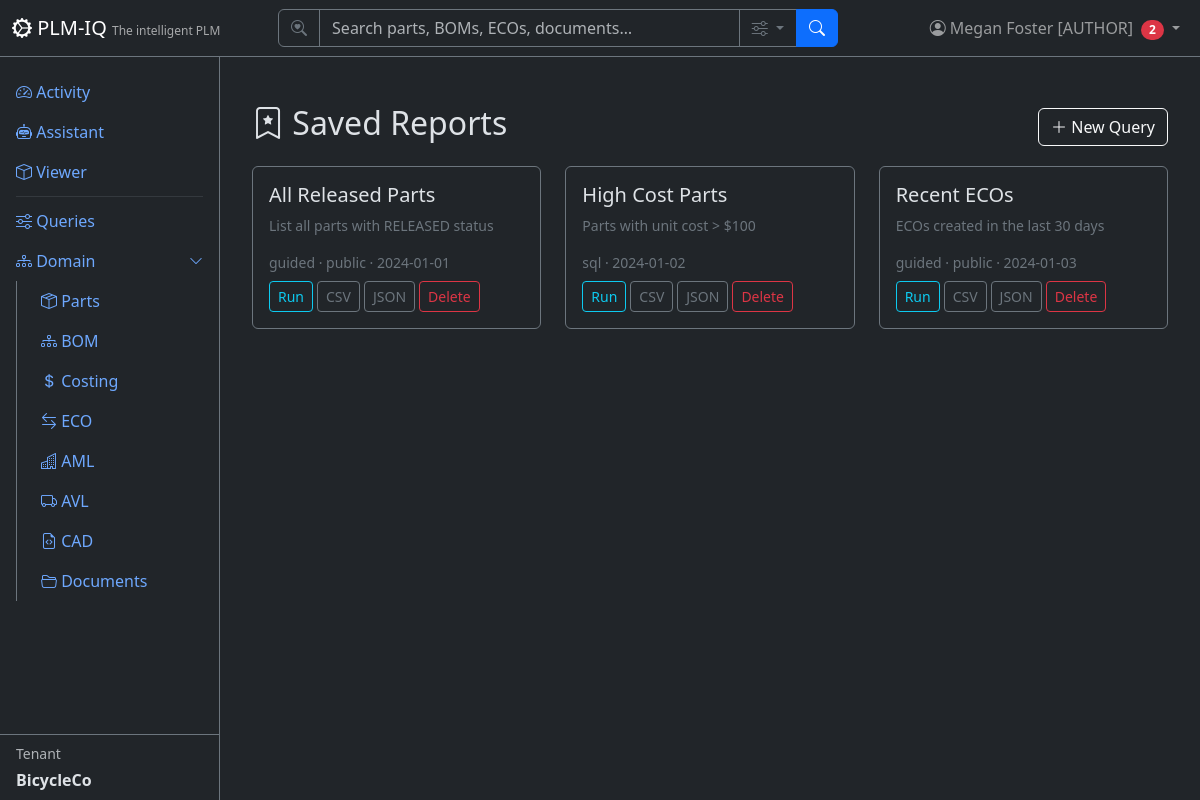
The app's page /queries/saved (signed in) with its own data.
### app/models/tenant_user.py (models this page shows)
class User(Base):
    __tablename__ = "users"
    user_id = Column("user_id", Integer, primary_key=True, autoincrement=True)
    username = Column("username", String, unique=True, nullable=True)
    full_name = Column("full_name", String, nullable=False)
    email = Column("email", String, unique=True, nullable=False)
    email_verified = Column("email_verified", Boolean, nullable=False, default=False)
    password_hash = Column("password_hash", String, nullable=False, default="")
    tenant_id = Column("tenant_id", Integer, ForeignKey("tenants.tenant_id"), nullable=False, default=1)
    tenant_key = Column("tenant_key", String, nullable=False)
    is_active = Column("is_active", Boolean, default=True)
    created_date = Column("created_date", String)
    role = Column("role", String, nullable=False, default="reader")
    node_id = Column("node_id", Integer, ForeignKey("plmiq_node.node_id"))
    node = relationship("GraphNode", foreign_keys=[node_id])
    tenant = relationship("Tenant", back_populates="users")
    favorites = relationship("Favorite", back_populates="user")

class Tenant(Base):
    __tablename__ = "tenants"
    tenant_id = Column("tenant_id", Integer, primary_key=True, autoincrement=True)
    tenant_name = Column("tenant_name", String, unique=True, nullable=False)
    tenant_key = Column("tenant_key", String, unique=True, nullable=False)
    tenant_secret = Column("tenant_secret", String, nullable=False, default="")
    subdomain = Column("subdomain", String, unique=True, nullable=True)
    description = Column("description", String)
    created_date = Column("created_date", String)
    role = Column("role", String, default="reader")
    is_active = Column("is_active", Boolean, default=True)
    git_username = Column("git_username", String, nullable=True)          # per-tenant Gitea user (owner of its repos)
    git_secret_enc = Column("git_secret_enc", String, nullable=True)      # Fernet-encrypted Gitea password/token
    git_cad_repo = Column("git_cad_repo", String, nullable=True)          # tenant's private CAD repo
    git_docs_repo = Column("git_docs_repo", String, nullable=True)        # tenant's private docs repo
    git_provisioned = Column("git_provisioned", Boolean, default=False)   # idempotent provisioning flag
    node_id = Column("node_id", Integer, ForeignKey("plmiq_node.node_id"))
    node = relationship("GraphNode", foreign_keys=[node_id])
    users = relationship("User", back_populates="tenant")
    parts = relationship("Part", back_populates="tenant")
    favorites = relationship("Favorite", back_populates="tenant")

### app/models/queries.py (models this page shows)
class SavedQuery(Base):
    __tablename__ = "saved_queries"
    id = Column("id", Integer, primary_key=True, autoincrement=True)
    name = Column("name", String, nullable=False)
    description = Column("description", String)
    mode = Column("mode", String, nullable=False, default="guided")  # "guided" | "sql"
    definition = Column("definition", Text, nullable=False)  # JSON config or raw SQL
    created_by = Column("created_by", Integer, ForeignKey("users.user_id"), nullable=False)
    created_at = Column("created_at", String)
    is_public = Column("is_public", Boolean, default=False)
    tenant_id = Column("tenant_id", Integer, ForeignKey("tenants.tenant_id"), nullable=False, default=1)
    tenant_key = Column("tenant_key", String, nullable=False)

### app/routers/queries.py (the view)
@router.get("/saved", response_class=HTMLResponse)
async def saved_list(request: Request, db: TenantScopedSession = Depends(get_tenant_db)):
    user = require_user(request, db)
    ctx = auth_context(request, db)
    saved = list_reports(db, user)
    return HTMLResponse(content=render(
        "queries/saved.html",
        **ctx,
        saved_reports=saved,
    ))

### app/templates/queries/saved.html
{% extends "base.html" %}
{% block content %}
<div class="container-fluid py-4">
  <div class="d-flex justify-content-between align-items-center mb-3">
    <h2><i class="bi bi-bookmark-star"></i> Saved Reports</h2>
    <a href="/queries" class="btn btn-outline-light"><i class="bi bi-plus-lg"></i> New Query</a>
  </div>
  {% if not saved_reports %}
    <div class="alert alert-secondary">No saved reports yet. Build a query and save it as a report.</div>
  {% else %}
    <div class="row">
      {% for r in saved_reports %}
      <div class="col-md-4 mb-3">
        <div class="card bg-dark border-secondary h-100">
          <div class="card-body">
            <h5 class="card-title">{{ r.name }}</h5>
            {% if r.description %}<p class="card-text small text-secondary">{{ r.description }}</p>{% endif %}
            <div class="small text-secondary mb-2">
              {{ r.mode }}{% if r.is_public %} · public{% endif %} · {{ r.created_at }}
            </div>
            <div class="d-flex flex-wrap gap-1">
              <a href="/queries/saved/{{ r.id }}" class="btn btn-sm btn-outline-info">Run</a>
              <a href="/queries/saved/{{ r.id }}/export?format=csv" class="btn btn-sm btn-outline-secondary">CSV</a>
              <a href="/queries/saved/{{ r.id }}/export?format=json" class="btn btn-sm btn-outline-secondary">JSON</a>
              <form method="post" action="/queries/saved/{{ r.id }}/delete" onsubmit="return confirm('Delete this report?');">
                <button type="submit" class="btn btn-sm btn-outline-danger">Delete</button>
              </form>
            </div>
          </div>
        </div>
      </div>
      {% endfor %}
    </div>
  {% endif %}
</div>
{% endblock %}

### app/templates/base.html (shortened to what this page needs)
<!DOCTYPE html>
<html lang="en" data-bs-theme="dark">
<head>
    <link href="https://cdn.jsdelivr.net/npm/bootstrap@5.3.3/dist/css/bootstrap.min.css" rel="stylesheet">
    <link href="https://cdn.jsdelivr.net/npm/bootstrap-icons@1.11.3/font/bootstrap-icons.css" rel="stylesheet">
</head>
<body>
    <nav class="navbar navbar-expand-md navbar-dark bg-dark fixed-top border-bottom border-secondary">
        <div class="container-fluid">
            <a class="navbar-brand" href="/">
                <i class="bi bi-gear-wide-connected"></i> PLM-IQ
                <small class="d-none d-md-inline">The intelligent PLM</small>
            </a>
            <div class="collapse navbar-collapse" id="navMenu">
                {% if current_user %}
                <form class="d-flex mx-auto my-2 my-md-0" role="search" action="/search" method="get" style="width: 100%; max-width: 560px;">
                    <div class="input-group">
                        <span class="input-group-text bg-dark border-secondary text-secondary"><i class="bi bi-search-heart"></i></span>
                        <input type="search" name="q" class="form-control bg-dark text-light border-secondary" placeholder="Search parts, BOMs, ECOs, documents…" aria-label="Search">
                        <button class="btn btn-outline-secondary dropdown-toggle" type="button" data-bs-toggle="dropdown" data-bs-auto-close="outside" title="Search options">
                            <i class="bi bi-sliders"></i>
                        </button>
                        <button class="btn btn-primary" type="submit"><i class="bi bi-search"></i></button>
                    </div>
                </form>
                {% endif %}
                <ul class="navbar-nav ms-auto align-items-center">
                    {% if current_user %}
                    <li class="nav-item dropdown">
                        <a class="nav-link dropdown-toggle position-relative" href="#" role="button" data-bs-toggle="dropdown" aria-label="Profile Menu" title="Profile Menu">
                            <i class="bi bi-person-circle"></i>
                            <span class="d-none d-md-inline">{{ current_user.full_name }} [{{ current_user.role|upper if current_user.role else 'SUPERUSER' }}]</span>
                            {% if unread_count|default(0) > 0 %}<span class="badge bg-danger rounded-pill ms-1">{{ unread_count }}</span>{% endif %}
                        </a>
                    </li>
                    {% else %}
                    <li class="nav-item">
                        <a class="nav-link" href="/login"><i class="bi bi-box-arrow-in-right"></i> Sign In</a>
                    </li>
                    {% endif %}
                </ul>
            </div>
        </div>
    </nav>
    <div class="sidebar bg-dark border-end border-secondary pt-3">
        <ul class="nav nav-pills flex-column flex-grow-1 overflow-auto">
            <li class="nav-item">
                <a class="nav-link" href="/"><i class="bi bi-speedometer2"></i> Activity</a>
            </li>
            <li class="nav-item">
                <a class="nav-link" href="/assistant"><i class="bi bi-robot"></i> Assistant</a>
            </li>
            <li class="nav-item">
                <a class="nav-link" href="/apsviewer"><i class="bi bi-box"></i> Viewer</a>
            </li>
            <li class="nav-item">
                <hr class="nav-divider my-1 mx-3 border-secondary">
            </li>
            <li class="nav-item">
                <a class="nav-link" href="/queries"><i class="bi bi-sliders"></i> Queries</a>
            </li>
            <li class="nav-item">
                <a class="nav-link d-flex justify-content-between align-items-center" data-bs-toggle="collapse" href="#domainSubmenu" role="button" aria-expanded="true">
                    <span><i class="bi bi-diagram-3"></i> Domain</span>
                    <i class="bi bi-chevron-down small"></i>
                </a>
                <div class="collapse show" id="domainSubmenu">
                    <ul class="nav nav-pills flex-column ms-3 border-start border-secondary ps-2">
                        <li class="nav-item">
                            <a class="nav-link" href="/parts"><i class="bi bi-box-seam"></i> Parts</a>
                        </li>
                        <li class="nav-item">
                            <a class="nav-link" href="/bom"><i class="bi bi-diagram-3"></i> BOM</a>
                        </li>
                        <li class="nav-item">
                            <a class="nav-link" href="/costing"><i class="bi bi-currency-dollar"></i> Costing</a>
                        </li>
                        <li class="nav-item">
                            <a class="nav-link" href="/eco"><i class="bi bi-arrow-left-right"></i> ECO</a>
                        </li>
                        <li class="nav-item">
                            <a class="nav-link" href="/aml"><i class="bi bi-buildings"></i> AML</a>
                        </li>
                        <li class="nav-item">
                            <a class="nav-link" href="/avl"><i class="bi bi-truck"></i> AVL</a>
                        </li>
                        <li class="nav-item">
                            <a class="nav-link" href="/cad"><i class="bi bi-file-earmark-code"></i> CAD</a>
                        </li>
                        <li class="nav-item">
                            <a class="nav-link" href="/documents"><i class="bi bi-folder2-open"></i> Documents</a>
                        </li>
                    </ul>
                </div>
            </li>
        </ul>
        {% if current_tenant %}
        <div class="px-3 py-2 border-top border-secondary mt-auto">
            <div class="small text-muted mb-1">Tenant</div>
            <div class="fw-bold">{{ current_tenant.tenant_name }}</div>
        </div>
        {% endif %}
    </div>
    <div class="main-content">
        {% block content %}{% endblock %}
    </div>
</body>
</html>

### app/templates/base.html (style rules this page uses)
body { padding-top: 60px; }
.sidebar { position: fixed; top: 56px; bottom: 0; left: 0; width: 220px; overflow-y: auto; display: flex; flex-direction: column; }
.main-content { margin-left: 220px; padding: 20px; }
.navbar-brand small { font-size: 0.75rem; opacity: 0.6; }

### records on screen
User: full_name "Megan Foster", role "AUTHOR"
Tenant: tenant_name "BicycleCo"
SavedQuery: name "All Released Parts", description "List all parts with RELEASED status", mode "guided", is_public "· public", created_at "2024-01-01"
SavedQuery: name "High Cost Parts", description "Parts with unit cost > $100", mode "sql", created_at "2024-01-02"
SavedQuery: name "Recent ECOs", description "ECOs created in the last 30 days", mode "guided", is_public "· public", created_at "2024-01-03"

### other values on screen
{{ unread_count }} "2"
